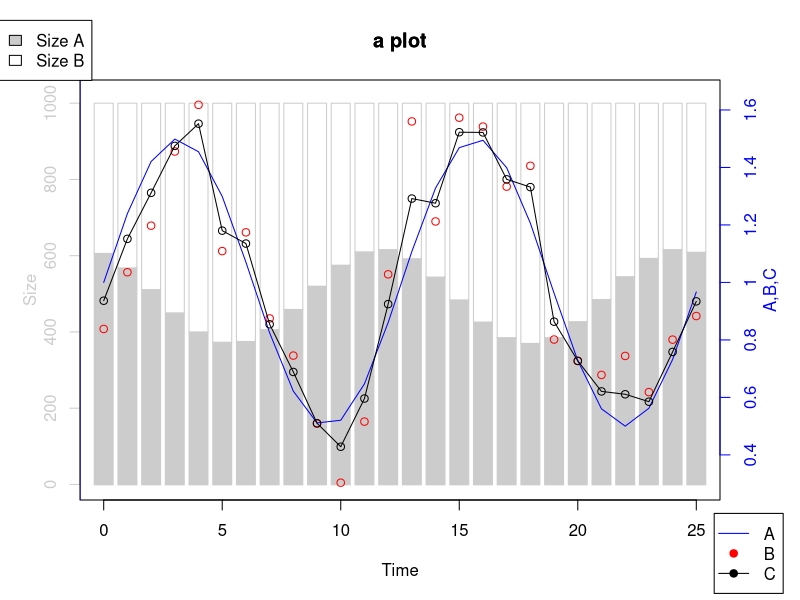
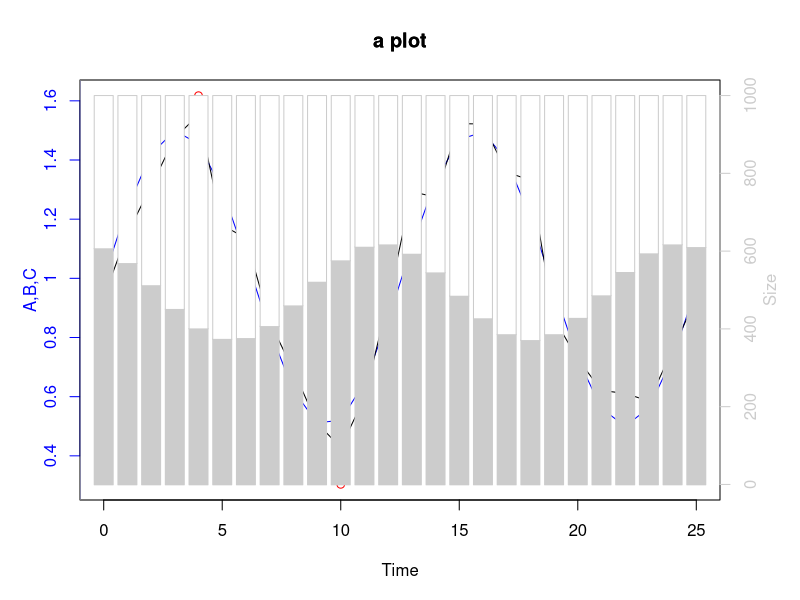

R code for these plots, in order:
library(plotrix)


### Name: twoord.stackplot
### Title: Multiple (stack) plot with two ordinates
### Aliases: twoord.stackplot
### Keywords: misc

### ** Examples

# plot data
#

time <- 0:25

A <- 1+1/2*sin(time/2)
B <- A + rnorm(length(A), sd=1/10)
B <- B + rnorm(length(A), sd=1/10)

sizeA <- floor(450*(1 + 1/4*sin(time/2+2))*(1+.1))
sizeB <- 1000-sizeA

C <- (A*sizeA + B*sizeB)/(sizeA+sizeB)


#typical usage 
#

twoord.stackplot(lx=time, rx=time, ldata=cbind(sizeA, sizeB), 
	rdata=cbind(A, B, C),  lcol=c("grey80", "white"), 
	rcol=c("blue", "red","black"), ltype="bar", rtype=c("l","p","o"), 
	border="grey80", lylab="Size", rylab="A,B,C", xlab="Time", 
	main="a plot", incrylim=2/100)

#add a legend
#

par(xpd=TRUE) #extend the area of plotting
par(new=TRUE) #to add new graph "layers"
plot(0:1, 0:1, type="n", xlab="",ylab="", axes=FALSE) #redo the x/y limits

#first legend
legend(-0.18, 1.2, leg=c("Size A", "Size B"), fill=c("grey80", "white")) 
#second legend
legend(.97, -0.08, leg=c("A", "B", "C"), col=c("blue", "red","black"), 
	pch=c(NA, 19, 19), lty=c(1,NA,1)) 

par(xpd=FALSE, new=FALSE) #default setting



#reverse the order of plotting
twoord.stackplot(lx=time, rx=time, ldata=cbind(sizeA, sizeB), 
	rdata=cbind(A, B, C),  lcol=c("grey80", "white"), 
	rcol=c("blue", "red","black"), ltype="bar", rtype=c("l","p","o"), 
	border="grey80", lylab="Size", rylab="A,B,C", xlab="Time", 
	main="a plot", incrylim=2/100, leftfront=TRUE)
